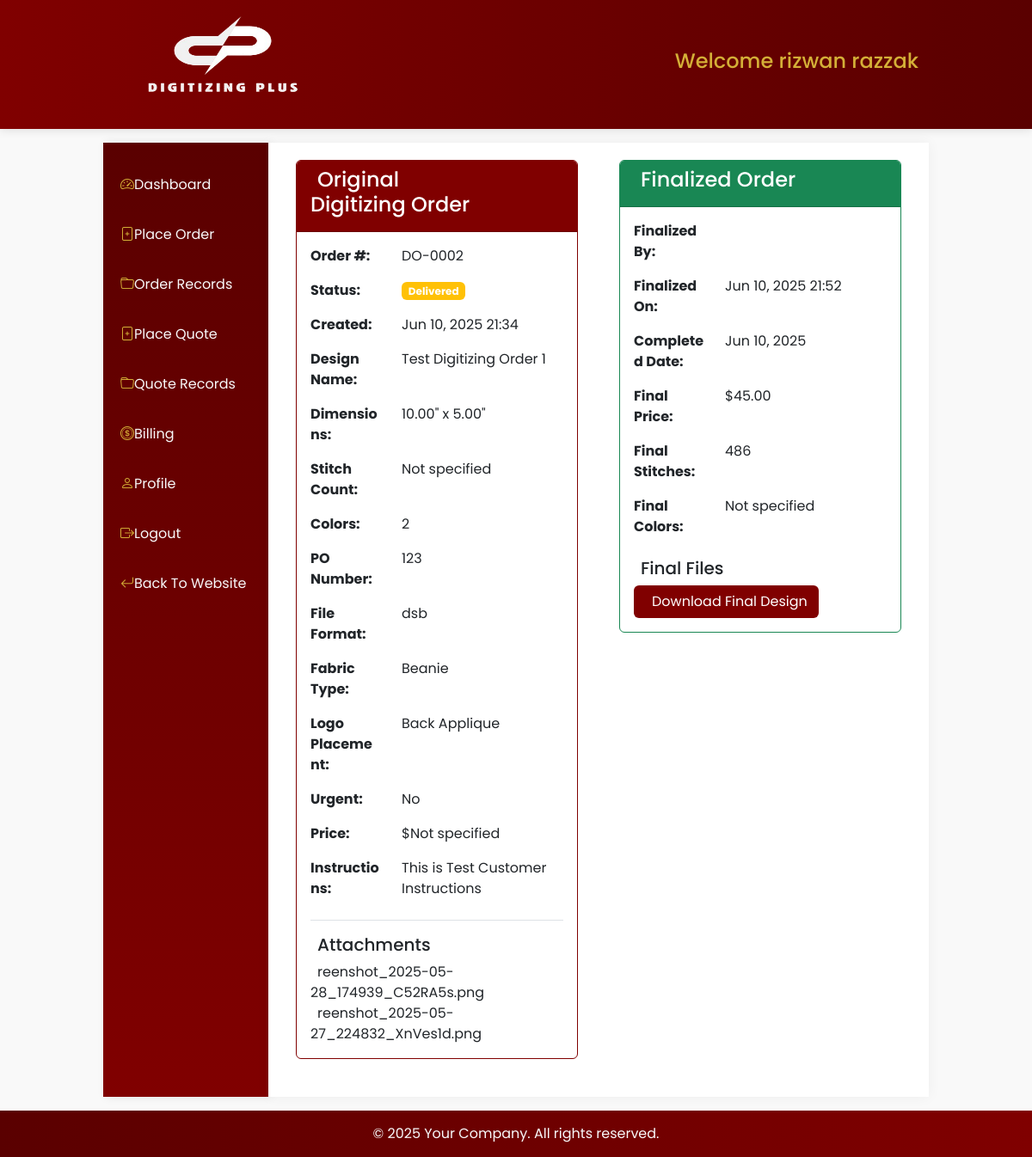
Screenshot of /user/customer/orders/Digitizing/6 (signed in) with the database file from the repository.
### users/models.py (models this page shows, shortened)
class User(AbstractUser):
    COUNTRY_CHOICES = [
        ('United States', 'United States'),
        ('United Kingdom', 'United Kingdom'),
        ('Australia', 'Australia'),
        ('New Zealand', 'New Zealand'),
        ('Germany', 'Germany'),
        ('Canada', 'Canada'),
    ]
    username = None
    user_id = models.CharField(max_length=100, unique=True, blank=False, null=False)
    email = models.EmailField(unique=True)
    email2 = models.EmailField(blank=True, null=True, verbose_name="Secondary Email")
    email3 = models.EmailField(blank=True, null=True, verbose_name="Tertiary Email")
    first_name = models.CharField(max_length=100, blank=False, null=False)
    last_name = models.CharField(max_length=100, blank=False, null=False)
    phone_number = models.CharField(max_length=50, null=True, blank=True)
    address = models.CharField(max_length=500)
    city = models.CharField(max_length=50)
    state = models.CharField(max_length=50)
    zip_code = models.CharField(max_length=15)
    country = models.CharField(
        max_length=15,
        choices=COUNTRY_CHOICES,
        default='US',  # Default to United States
        verbose_name="Country"
    )
    USERNAME_FIELD = 'user_id'
    REQUIRED_FIELDS = []  # Removed email from required fields
    objects = UserManager()
    COUNTRY_CODE_MAP = {
        'United States': 'us',
        'United Kingdom': 'gb',
        'Australia': 'au',
        'New Zealand': 'nz',
        'Germany': 'de',
        'Canada': 'ca',
    }

### crafting/models.py (models this page shows, shortened)
class DigitizingOrder(models.Model):
    user = models.ForeignKey(
        settings.AUTH_USER_MODEL,
        on_delete=models.CASCADE,
        related_name='digitizing_orders',
    )
    order_number = models.CharField(max_length=20, unique=True, blank=True)
    name = models.CharField(max_length=255)
    height = models.DecimalField(decimal_places=2, max_digits=10)
    width = models.DecimalField(decimal_places=2, max_digits=10)
    stitches = models.IntegerField(default=0, null=True, blank=True)
    colors = models.IntegerField(null=True, blank=True)
    po_number = models.IntegerField(null=True, blank=True)
    file_format = models.CharField(max_length=10, choices=FORMAT_CHOICES, null=True, blank=True)
    fabric_type = models.CharField(max_length=50, choices=FABRIC_CHOICES, null=True, blank=True)
    logo_placement = models.CharField(max_length=50, choices=LOGO_PLACEMENT, null=True, blank=True)
    instructions = models.TextField(null=True, blank=True)
    is_urgent = models.BooleanField(default=False)
    status = models.CharField(max_length=50, choices=STATUS_CHOICES, default='Processing', blank=True)
    admin_instruction = models.TextField(null=True, blank=True)
    created_at = models.DateTimeField(auto_now_add=True)

class DigitizingOrder_Files(models.Model):
    order = models.ForeignKey(DigitizingOrder, on_delete=models.CASCADE, related_name='files')
    file = models.FileField(upload_to='digitizing_order_files/')
    uploaded_at = models.DateTimeField(auto_now_add=True)

class FinalizedDigitizingOrder(models.Model):
    original_order = models.OneToOneField(
        'DigitizingOrder',
        on_delete=models.CASCADE,
        related_name='finalized_version'
    )
    finalized_by = models.ForeignKey(
        settings.AUTH_USER_MODEL,
        on_delete=models.SET_NULL,
        null=True,
        related_name='finalized_digitizing_orders'
    )
    finalized_at = models.DateTimeField(default=timezone.now)
    order_number = models.CharField(max_length=20)
    name = models.CharField(max_length=255)
    height = models.DecimalField(decimal_places=2, max_digits=10)
    width = models.DecimalField(decimal_places=2, max_digits=10)
    stitches = models.IntegerField(null=True, blank=True)
    colors = models.IntegerField(null=True, blank=True)
    po_number = models.IntegerField(null=True, blank=True)
    file_format = models.CharField(max_length=10, choices=FORMAT_CHOICES, null=True, blank=True)
    fabric_type = models.CharField(max_length=50, choices=FABRIC_CHOICES, null=True, blank=True)
    logo_placement = models.CharField(max_length=50, choices=LOGO_PLACEMENT, null=True, blank=True)
    instructions = models.TextField(null=True, blank=True)
    is_urgent = models.BooleanField(default=False)
    status = models.CharField(max_length=50, choices=STATUS_CHOICES)
    price = models.DecimalField(decimal_places=2, max_digits=10)
    created_at = models.DateTimeField(auto_now_add=True)
    admin_notes = models.TextField(null=True, blank=True)
    completed_date = models.DateField()
    invoice = models.OneToOneField(
        'finance.Invoice',  # Use string reference
        on_delete=models.SET_NULL,
        null=True,
        blank=True,
        related_name='digitizing_finalization'
    )

### users/views.py (the view)
# urls.py: path('customer/orders/<str:type>/<int:id>', views.order_details, name='customer-order-details'),
@login_required
def order_details(request, type, id):
    if type == 'Vector':
        order = VectorOrder.objects.get(pk=id)
        template_name = 'users/customer/vector-order-details.html'
    elif type == 'Digitizing':
        order = DigitizingOrder.objects.get(pk=id)
        template_name = 'users/customer/digitizing-order-details.html'
    elif type == 'Patch':
        order = PatchOrder.objects.get(pk=id)
        template_name = 'users/customer/patch-order-details.html'
    else:
        raise Http404("Invalid order type")
    context = {
        'order': order,
        'type': type
    }
    return render(request, template_name, context)

### users/templates/users/customer/digitizing-order-details.html (shortened to what this page needs)
{% extends "users/customer/base.html" %}
{% load static %}
{% block content %}
<div class="container-fluid">
    <div class="row">
        <div class="col-md-6 pe-4">
            <div class="card border-maroon mb-4">
                <div class="card-header bg-maroon text-white">
                    <div class="row">
                        <div class="col-md-9">
                            <h4> Original Digitizing Order</h4>
                        </div>
                        <div class="col-md-3">
                        </div>
                    </div>
                </div>
                <div class="card-body">
                    <div class="row mb-3">
                        <div class="col-md-4 fw-bold">Order #:</div>
                        <div class="col-md-8">{{ order.order_number }}</div>
                    </div>
                    <div class="row mb-3">
                        <div class="col-md-4 fw-bold">Status:</div>
                        <div class="col-md-8">
                            <span class="badge bg-{% if order.status == 'Completed' %}success{% else %}warning{% endif %}">
                                {{ order.status }}
                            </span>
                        </div>
                    </div>
                    <div class="row mb-3">
                        <div class="col-md-4 fw-bold">Created:</div>
                        <div class="col-md-8">{{ order.created_at|date:"M d, Y H:i" }}</div>
                    </div>
                    <div class="row mb-3">
                        <div class="col-md-4 fw-bold">Design Name:</div>
                        <div class="col-md-8">{{ order.name }}</div>
                    </div>
                    <div class="row mb-3">
                        <div class="col-md-4 fw-bold">Dimensions:</div>
                        <div class="col-md-8">{{ order.width }}" x {{ order.height }}"</div>
                    </div>
                    <div class="row mb-3">
                        <div class="col-md-4 fw-bold">Stitch Count:</div>
                        <div class="col-md-8">{{ order.stitches|default:"Not specified" }}</div>
                    </div>
                    <div class="row mb-3">
                        <div class="col-md-4 fw-bold">Colors:</div>
                        <div class="col-md-8">{{ order.colors|default:"Not specified" }}</div>
                    </div>
                    <div class="row mb-3">
                        <div class="col-md-4 fw-bold">PO Number:</div>
                        <div class="col-md-8">{{ order.po_number|default:"Not specified" }}</div>
                    </div>
                    <div class="row mb-3">
                        <div class="col-md-4 fw-bold">File Format:</div>
                        <div class="col-md-8">{{ order.get_file_format_display|default:"Not specified" }}</div>
                    </div>
                    <div class="row mb-3">
                        <div class="col-md-4 fw-bold">Fabric Type:</div>
                        <div class="col-md-8">{{ order.get_fabric_type_display|default:"Not specified" }}</div>
                    </div>
                    <div class="row mb-3">
                        <div class="col-md-4 fw-bold">Logo Placement:</div>
                        <div class="col-md-8">{{ order.get_logo_placement_display|default:"Not specified" }}</div>
                    </div>
                    <div class="row mb-3">
                        <div class="col-md-4 fw-bold">Urgent:</div>
                        <div class="col-md-8">
                            {% if order.is_urgent %}
                                <span class="text-danger"><i class="fas fa-exclamation-circle"></i> Yes</span>
                            {% else %}
                                No
                            {% endif %}
                        </div>
                    </div>
                    <div class="row mb-3">
                        <div class="col-md-4 fw-bold">Price:</div>
                        <div class="col-md-8">${{ order.price|default:"Not specified" }}</div>
                    </div>
                    <div class="row mb-3">
                        <div class="col-md-4 fw-bold">Instructions:</div>
                        <div class="col-md-8">{{ order.instructions|default:"None provided" }}</div>
                    </div>
                    <h5 class="mt-4 border-top pt-3">Attachments</h5>
                    <div class="list-group">
                        {% for file in order.files.all %}
                            <a href="{{ file.file.url }}" class="list-group-item list-group-item-action">
                                 {{ file.file.name|slice:"25:" }}
                            </a>
                        {% empty %}
                            <div class="alert alert-secondary">No files attached</div>
                        {% endfor %}
                    </div>
                </div>
            </div>
        </div>
        <div class="col-md-6 ps-4">
            {% if order.finalized_version %}
            <div class="card border-success">
                <div class="card-header bg-success text-white">
                    <h4> Finalized Order</h4>
                </div>
                <div class="card-body">
                    <div class="row mb-3">
                        <div class="col-md-4 fw-bold">Finalized By:</div>
                        <div class="col-md-8">{{ order.finalized_version.finalized_by.get_full_name }}</div>
                    </div>
                    <div class="row mb-3">
                        <div class="col-md-4 fw-bold">Finalized On:</div>
                        <div class="col-md-8">{{ order.finalized_version.finalized_at|date:"M d, Y H:i" }}</div>
                    </div>
                    <div class="row mb-3">
                        <div class="col-md-4 fw-bold">Completed Date:</div>
                        <div class="col-md-8">{{ order.finalized_version.completed_date|date:"M d, Y" }}</div>
                    </div>
                    <div class="row mb-3">
                        <div class="col-md-4 fw-bold">Final Price:</div>
                        <div class="col-md-8">${{ order.finalized_version.price }}</div>
                    </div>
                    <div class="row mb-3">
                        <div class="col-md-4 fw-bold">Final Stitches:</div>
                        <div class="col-md-8">{{ order.finalized_version.stitches|default:"Not specified" }}</div>
                    </div>
                    <div class="row mb-3">
                        <div class="col-md-4 fw-bold">Final Colors:</div>
                        <div class="col-md-8">{{ order.finalized_version.colors|default:"Not specified" }}</div>
                    </div>
                    {% if order.finalized_version.final_files %}
                    <div class="mt-4">
                        <h5>Final Files</h5>
                        <a href="{{ order.finalized_version.final_files.url }}"
                           class="btn btn-maroon"
                           target="_blank">
                            Download Final Design
                        </a>
                    </div>
                    {% endif %}
                </div>
            </div>
            {% endif %}
        </div>
    </div>
</div>
{% endblock %}

### users/templates/users/customer/base.html (shortened to what this page needs)
{% load static %}
<!DOCTYPE html>
<html lang="en">
<head>
    <link href="https://cdn.jsdelivr.net/npm/bootstrap@5.3.0-alpha1/dist/css/bootstrap.min.css" rel="stylesheet">
    <link href="https://cdn.jsdelivr.net/npm/bootstrap-icons@1.11.3/font/bootstrap-icons.css" rel="stylesheet">
    <link rel="stylesheet" href="{% static "css/portals/customerbase.css" %}">
</head>
<body>
<header>
    <div class="container1">
        <div class="row">
            <div class="col-md-6 text-start">
                <div class="logo">
                    <a href="{% url 'web:index' %}"><img src="{% static 'images/logo1.png' %}" alt="Logo"></a>
                </div>
            </div>
            <div class="col-md-6 text-end">
                <h4 class="text-gold">Welcome {{request.user.first_name}} {{request.user.last_name}}</h4>
            </div>
        </div>
    </div>
</header>
    <div class="main-content mt-3 mb-3">
        <nav class="sidebar">
            <ul class="list-group list-group-flush">
                <li class="list-group-item"><a class="nav-link" href="#"><i class="bi bi-speedometer2"></i>Dashboard</a></li>
                <li class="list-group-item"><a class="nav-link" href="{% url "users:customer-orders" %}"><i class="bi bi-file-plus"></i>Place Order</a></li>
                <li class="list-group-item"><a class="nav-link" href="{% url "users:customer-orders-records" %}"><i class="bi bi-folder"></i>Order Records</a></li>
                <li class="list-group-item"><a class="nav-link" href="{% url "users:customer-quotes" %}"><i class="bi bi-file-plus"></i>Place Quote</a></li>
                <li class="list-group-item"><a class="nav-link" href="{% url "users:customer-quote-records" %}"><i class="bi bi-folder"></i>Quote Records</a></li>
                <li class="list-group-item"><a class="nav-link" href="#"><i class="bi bi-coin"></i>Billing</a></li>
                <li class="list-group-item"><a class="nav-link" href="{% url "users:customer-profile" %}"><i class="bi bi-person"></i>Profile</a></li>
                <li class="list-group-item"><a class="nav-link" href="{% url "users:logout" %}"><i class="bi bi-box-arrow-right"></i>Logout</a></li>
                <li class="list-group-item"><a class="nav-link" href="{% url "web:index" %}"><i class="bi bi-arrow-return-left"></i>Back To Website</a></li>
            </ul>
        </nav>
        <main class="content-area">
            {% block content %}
            {% endblock content %}
        </main>
    </div>
    <footer class="footer">
        <p class="mb-0">&copy; {% now "Y" %} Your Company. All rights reserved.</p>
    </footer>
</body>
</html>

### rows the page displays
User: user.first_name "rizwan", user.last_name "razzak"
DigitizingOrder: order_number "DO-0002", status "Delivered", created_at "Jun 10, 2025 21:34", name "Test Digitizing Order 1", width "10.00", height "5.00", stitches "Not specified", colors "2", po_number "123", file_format "dsb", fabric_type "Beanie", logo_placement "Back Applique", instructions "This is Test Customer Instructions", finalized_version.finalized_at "Jun 10, 2025 21:52", finalized_version.completed_date "Jun 10, 2025", finalized_version.price "45.00", finalized_version.stitches "486", finalized_version.colors "Not specified"
DigitizingOrder_Files: file.name "reenshot_2025-05-28_174939_C52RA5s.png"
DigitizingOrder_Files: file.name "reenshot_2025-05-27_224832_XnVes1d.png"

### other values shown
{{ order.price|default:"Not specified" }} "Not specified"
